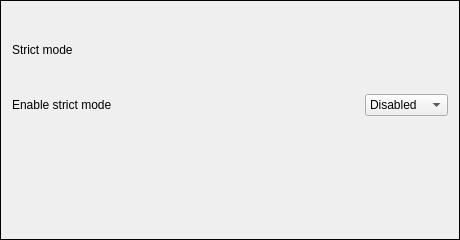
<?xml version="1.0" encoding="UTF-8"?>
<ui version="4.0">
 <class>StrictModeSection</class>
 <widget class="QFrame" name="StrictModeSection">
  <property name="geometry">
   <rect>
    <x>0</x>
    <y>0</y>
    <width>460</width>
    <height>240</height>
   </rect>
  </property>
  <property name="sizePolicy">
   <sizepolicy hsizetype="Preferred" vsizetype="Maximum">
    <horstretch>0</horstretch>
    <verstretch>0</verstretch>
   </sizepolicy>
  </property>
  <property name="windowTitle">
   <string>Frame</string>
  </property>
  <property name="frameShape">
   <enum>QFrame::Shape::Box</enum>
  </property>
  <property name="frameClass" stdset="0">
   <string>section</string>
  </property>
  <layout class="QVBoxLayout" name="verticalLayout">
   <item>
    <widget class="QLabel" name="strictModeLabel">
     <property name="text">
      <string>Strict mode</string>
     </property>
     <property name="labelClass" stdset="0">
      <string>h2</string>
     </property>
    </widget>
   </item>
   <item>
    <layout class="QGridLayout" name="enableStrictMode">
     <item row="0" column="0">
      <widget class="QLabel" name="enableStrictModeLabel">
       <property name="text">
        <string>Enable strict mode</string>
       </property>
       <property name="labelClass" stdset="0">
        <string>h3</string>
       </property>
      </widget>
     </item>
     <item row="0" column="2">
      <widget class="QComboBox" name="strictModeComboBox">
       <property name="comboClass" stdset="0">
        <string>default</string>
       </property>
       <item>
        <property name="text">
         <string>Disabled</string>
        </property>
       </item>
       <item>
        <property name="text">
         <string>Password</string>
        </property>
       </item>
       <item>
        <property name="text">
         <string>Delay</string>
        </property>
       </item>
      </widget>
     </item>
     <item row="0" column="1">
      <spacer name="horizontalSpacer">
       <property name="orientation">
        <enum>Qt::Orientation::Horizontal</enum>
       </property>
       <property name="sizeHint" stdset="0">
        <size>
         <width>40</width>
         <height>20</height>
        </size>
       </property>
      </spacer>
     </item>
    </layout>
   </item>
   <item>
    <widget class="QStackedWidget" name="settingsStrictMode">
     <property name="sizePolicy">
      <sizepolicy hsizetype="Preferred" vsizetype="Maximum">
       <horstretch>0</horstretch>
       <verstretch>0</verstretch>
      </sizepolicy>
     </property>
     <property name="currentIndex">
      <number>0</number>
     </property>
     <widget class="QWidget" name="noneStrictModePage">
      <property name="sizePolicy">
       <sizepolicy hsizetype="Ignored" vsizetype="Ignored">
        <horstretch>0</horstretch>
        <verstretch>0</verstretch>
       </sizepolicy>
      </property>
      <property name="maximumSize">
       <size>
        <width>0</width>
        <height>0</height>
       </size>
      </property>
      <layout class="QVBoxLayout" name="verticalLayout_4">
       <property name="spacing">
        <number>0</number>
       </property>
       <property name="leftMargin">
        <number>0</number>
       </property>
       <property name="topMargin">
        <number>0</number>
       </property>
       <property name="rightMargin">
        <number>0</number>
       </property>
       <property name="bottomMargin">
        <number>0</number>
       </property>
      </layout>
     </widget>
     <widget class="QWidget" name="passwordStrictModePage">
      <layout class="QVBoxLayout" name="verticalLayout_2">
       <property name="spacing">
        <number>6</number>
       </property>
       <property name="leftMargin">
        <number>0</number>
       </property>
       <property name="topMargin">
        <number>0</number>
       </property>
       <property name="rightMargin">
        <number>0</number>
       </property>
       <property name="bottomMargin">
        <number>0</number>
       </property>
       <item>
        <layout class="QGridLayout" name="passwordStrictModeGrid">
         <property name="sizeConstraint">
          <enum>QLayout::SizeConstraint::SetNoConstraint</enum>
         </property>
         <item row="0" column="1">
          <widget class="QLabel" name="passwordLabel">
           <property name="text">
            <string>Password</string>
           </property>
           <property name="labelClass" stdset="0">
            <string>h3</string>
           </property>
          </widget>
         </item>
         <item row="1" column="1">
          <widget class="QLabel" name="repeatPasswordLabel">
           <property name="text">
            <string>Confirm password</string>
           </property>
           <property name="labelClass" stdset="0">
            <string>h3</string>
           </property>
          </widget>
         </item>
         <item row="1" column="2">
          <spacer name="repeatPasswordSpacer">
           <property name="orientation">
            <enum>Qt::Orientation::Horizontal</enum>
           </property>
           <property name="sizeHint" stdset="0">
            <size>
             <width>40</width>
             <height>20</height>
            </size>
           </property>
          </spacer>
         </item>
         <item row="1" column="3">
          <widget class="QLineEdit" name="repeatPasswordLineEdit">
           <property name="sizePolicy">
            <sizepolicy hsizetype="Maximum" vsizetype="Fixed">
             <horstretch>0</horstretch>
             <verstretch>0</verstretch>
            </sizepolicy>
           </property>
           <property name="text">
            <string/>
           </property>
           <property name="placeholderText">
            <string>Repeat password...</string>
           </property>
           <property name="lineClass" stdset="0">
            <string>default</string>
           </property>
          </widget>
         </item>
         <item row="2" column="3">
          <widget class="QLineEdit" name="newPasswordLineEdit">
           <property name="sizePolicy">
            <sizepolicy hsizetype="Fixed" vsizetype="Maximum">
             <horstretch>0</horstretch>
             <verstretch>0</verstretch>
            </sizepolicy>
           </property>
           <property name="placeholderText">
            <string>New password...</string>
           </property>
           <property name="lineClass" stdset="0">
            <string>default</string>
           </property>
          </widget>
         </item>
         <item row="2" column="2">
          <spacer name="newPasswordSpacer">
           <property name="orientation">
            <enum>Qt::Orientation::Horizontal</enum>
           </property>
           <property name="sizeHint" stdset="0">
            <size>
             <width>40</width>
             <height>0</height>
            </size>
           </property>
          </spacer>
         </item>
         <item row="0" column="3">
          <widget class="QLineEdit" name="passwordLineEdit">
           <property name="sizePolicy">
            <sizepolicy hsizetype="Maximum" vsizetype="Fixed">
             <horstretch>0</horstretch>
             <verstretch>0</verstretch>
            </sizepolicy>
           </property>
           <property name="placeholderText">
            <string>Enter password...</string>
           </property>
           <property name="lineClass" stdset="0">
            <string>default</string>
           </property>
          </widget>
         </item>
         <item row="2" column="1">
          <widget class="QLabel" name="newPasswordLabel">
           <property name="text">
            <string>New password</string>
           </property>
           <property name="labelClass" stdset="0">
            <string>h3</string>
           </property>
          </widget>
         </item>
         <item row="0" column="2">
          <spacer name="passwordSpacer">
           <property name="orientation">
            <enum>Qt::Orientation::Horizontal</enum>
           </property>
           <property name="sizeHint" stdset="0">
            <size>
             <width>40</width>
             <height>20</height>
            </size>
           </property>
          </spacer>
         </item>
         <item row="3" column="3">
          <widget class="QPushButton" name="pushButton">
           <property name="text">
            <string>Save</string>
           </property>
           <property name="buttonClass" stdset="0">
            <string>green</string>
           </property>
          </widget>
         </item>
        </layout>
       </item>
      </layout>
     </widget>
     <widget class="QWidget" name="delayStrictModePage">
      <layout class="QVBoxLayout" name="verticalLayout_3">
       <property name="spacing">
        <number>0</number>
       </property>
       <property name="leftMargin">
        <number>0</number>
       </property>
       <property name="topMargin">
        <number>0</number>
       </property>
       <property name="rightMargin">
        <number>0</number>
       </property>
       <property name="bottomMargin">
        <number>0</number>
       </property>
       <item>
        <layout class="QGridLayout" name="delayStrictModeGrid">
         <item row="0" column="0">
          <widget class="QLabel" name="delayStrictModeLabel">
           <property name="text">
            <string>Waiting time</string>
           </property>
           <property name="labelClass" stdset="0">
            <string>h3</string>
           </property>
          </widget>
         </item>
         <item row="0" column="1">
          <spacer name="delayStrictSpacer">
           <property name="orientation">
            <enum>Qt::Orientation::Horizontal</enum>
           </property>
           <property name="sizeHint" stdset="0">
            <size>
             <width>40</width>
             <height>20</height>
            </size>
           </property>
          </spacer>
         </item>
         <item row="0" column="2">
          <widget class="QComboBox" name="delayStrictModeComboBox">
           <property name="comboClass" stdset="0">
            <string>default</string>
           </property>
           <item>
            <property name="text">
             <string>30 sec</string>
            </property>
           </item>
           <item>
            <property name="text">
             <string>1 min</string>
            </property>
           </item>
           <item>
            <property name="text">
             <string>3 min</string>
            </property>
           </item>
           <item>
            <property name="text">
             <string>5 min</string>
            </property>
           </item>
           <item>
            <property name="text">
             <string>10 min</string>
            </property>
           </item>
           <item>
            <property name="text">
             <string>15 min</string>
            </property>
           </item>
          </widget>
         </item>
        </layout>
       </item>
      </layout>
     </widget>
    </widget>
   </item>
  </layout>
 </widget>
 <resources/>
 <connections/>
</ui>
